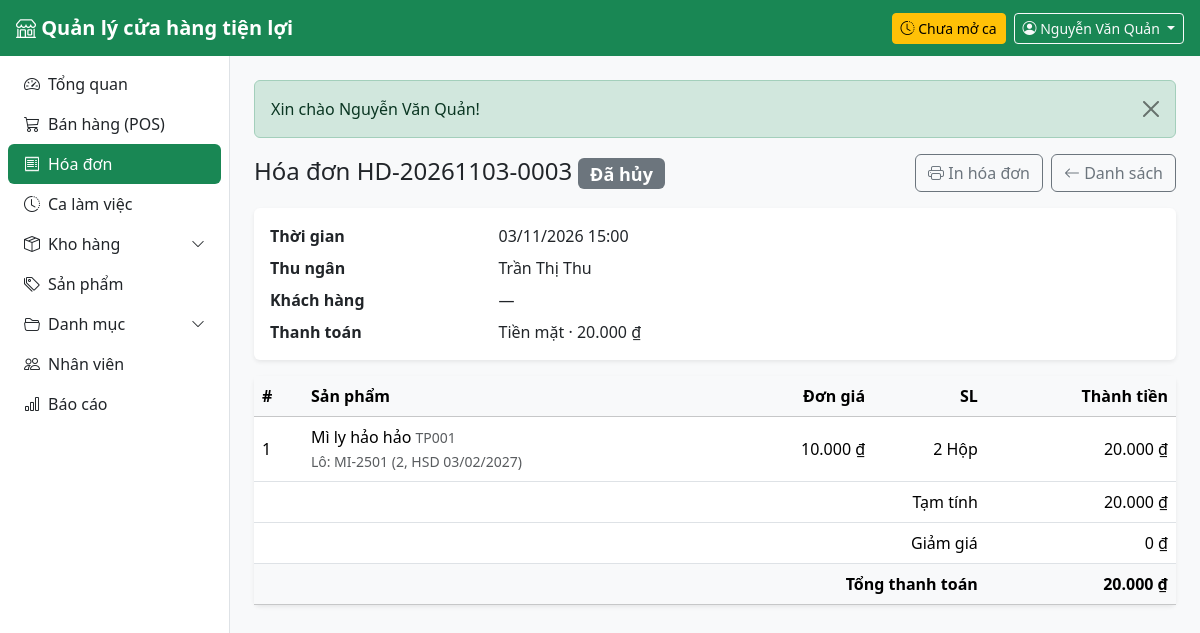
Page /public/orders/7 (signed in) on the committed database.
### tables this page shows
CREATE TABLE users (
    id            INT UNSIGNED AUTO_INCREMENT PRIMARY KEY,
    store_id      INT UNSIGNED NOT NULL,
    role_id       TINYINT UNSIGNED NOT NULL,
    username      VARCHAR(50) NOT NULL UNIQUE,
    password_hash VARCHAR(255) NOT NULL,
    full_name     VARCHAR(100) NOT NULL,
    phone         VARCHAR(20),
    email         VARCHAR(100),
    is_active     TINYINT(1) NOT NULL DEFAULT 1,
    last_login_at DATETIME NULL,
    created_at    DATETIME NOT NULL DEFAULT CURRENT_TIMESTAMP,
    CONSTRAINT fk_users_store FOREIGN KEY (store_id) REFERENCES stores(id),
    CONSTRAINT fk_users_role  FOREIGN KEY (role_id)  REFERENCES roles(id)
);

CREATE TABLE orders (
    id           INT UNSIGNED AUTO_INCREMENT PRIMARY KEY,
    code         VARCHAR(30) NOT NULL UNIQUE,
    store_id     INT UNSIGNED NOT NULL,
    channel      ENUM('pos','online') NOT NULL DEFAULT 'pos',
    shift_id     INT UNSIGNED NULL,
    user_id      INT UNSIGNED NULL,                
    customer_id  INT UNSIGNED NULL,
    subtotal     DECIMAL(12,0) NOT NULL,
    discount     DECIMAL(12,0) NOT NULL DEFAULT 0,
    total        DECIMAL(12,0) NOT NULL,
    status       ENUM('completed','cancelled') NOT NULL DEFAULT 'completed',
    created_at   DATETIME NOT NULL DEFAULT CURRENT_TIMESTAMP,
    CONSTRAINT fk_orders_store    FOREIGN KEY (store_id)    REFERENCES stores(id),
    CONSTRAINT fk_orders_shift    FOREIGN KEY (shift_id)    REFERENCES shifts(id),
    CONSTRAINT fk_orders_user     FOREIGN KEY (user_id)     REFERENCES users(id),
    CONSTRAINT fk_orders_customer FOREIGN KEY (customer_id) REFERENCES customers(id),
    INDEX idx_orders_created (created_at)
);

CREATE TABLE payment_methods (
    id          TINYINT UNSIGNED AUTO_INCREMENT PRIMARY KEY,
    code        VARCHAR(30) NOT NULL UNIQUE,       
    name        VARCHAR(100) NOT NULL,
    is_active   TINYINT(1) NOT NULL DEFAULT 1
);

CREATE TABLE payments (
    id          INT UNSIGNED AUTO_INCREMENT PRIMARY KEY,
    order_id    INT UNSIGNED NOT NULL,
    method_id   TINYINT UNSIGNED NOT NULL,
    amount      DECIMAL(12,0) NOT NULL CHECK (amount > 0),
    paid_at     DATETIME NOT NULL DEFAULT CURRENT_TIMESTAMP,
    CONSTRAINT fk_payments_order  FOREIGN KEY (order_id)  REFERENCES orders(id) ON DELETE CASCADE,
    CONSTRAINT fk_payments_method FOREIGN KEY (method_id) REFERENCES payment_methods(id)
);

CREATE TABLE order_items (
    id          INT UNSIGNED AUTO_INCREMENT PRIMARY KEY,
    order_id    INT UNSIGNED NOT NULL,
    batch_id    INT UNSIGNED NOT NULL,             
    qty         INT UNSIGNED NOT NULL CHECK (qty > 0),
    unit_price  DECIMAL(12,0) NOT NULL,            
    CONSTRAINT fk_oitems_order FOREIGN KEY (order_id) REFERENCES orders(id) ON DELETE CASCADE,
    CONSTRAINT fk_oitems_batch FOREIGN KEY (batch_id) REFERENCES product_batches(id)
);

CREATE TABLE products (
    id           INT UNSIGNED AUTO_INCREMENT PRIMARY KEY,
    sku          VARCHAR(30) NOT NULL UNIQUE,
    barcode      VARCHAR(30) UNIQUE,
    name         VARCHAR(150) NOT NULL,
    category_id  INT UNSIGNED NOT NULL,
    unit_id      INT UNSIGNED NOT NULL,
    sale_price   DECIMAL(12,0) NOT NULL CHECK (sale_price >= 0),
    min_stock    INT UNSIGNED NOT NULL DEFAULT 10,
    image        VARCHAR(255),
    is_active    TINYINT(1) NOT NULL DEFAULT 1,
    created_at   DATETIME NOT NULL DEFAULT CURRENT_TIMESTAMP,
    CONSTRAINT fk_products_category FOREIGN KEY (category_id) REFERENCES categories(id),
    CONSTRAINT fk_products_unit     FOREIGN KEY (unit_id)     REFERENCES units(id)
);

CREATE TABLE product_batches (
    id            INT UNSIGNED AUTO_INCREMENT PRIMARY KEY,
    store_id      INT UNSIGNED NOT NULL,
    product_id    INT UNSIGNED NOT NULL,
    batch_code    VARCHAR(50) NOT NULL,
    expiry_date   DATE NULL,
    cost_price    DECIMAL(12,0) NOT NULL CHECK (cost_price >= 0),
    qty_received  INT UNSIGNED NOT NULL,
    qty_remaining INT UNSIGNED NOT NULL,
    received_at   DATETIME NOT NULL DEFAULT CURRENT_TIMESTAMP,
    CONSTRAINT fk_batches_store   FOREIGN KEY (store_id)   REFERENCES stores(id),
    CONSTRAINT fk_batches_product FOREIGN KEY (product_id) REFERENCES products(id),
    INDEX idx_batches_fefo (product_id, expiry_date)
);

CREATE TABLE units (
    id          INT UNSIGNED AUTO_INCREMENT PRIMARY KEY,
    name        VARCHAR(50) NOT NULL UNIQUE         
);

### app/Views/orders/show.php (the view, shortened to what the rows shown need)
<?php $cancelled = $order['status'] === 'cancelled'; ?>
<div class="d-flex flex-wrap justify-content-between align-items-center gap-2 mb-3">
    <h1 class="h4 mb-0">
        Hóa đơn <?= e($order['code']) ?>
        <?= $cancelled ? '<span class="badge text-bg-secondary align-middle">Đã hủy</span>' : '<span class="badge text-bg-success align-middle">Hoàn thành</span>' ?>
    </h1>
    <div class="d-flex flex-wrap gap-2 no-print">
        <a href="<?= url("/orders/{$order['id']}/print") ?>" target="_blank" rel="noopener" class="btn btn-outline-secondary"><i class="bi bi-printer"></i> In hóa đơn</a>
        <a href="<?= url('/orders') ?>" class="btn btn-outline-secondary"><i class="bi bi-arrow-left"></i> Danh sách</a>
    </div>
</div>
<div class="card border-0 shadow-sm mb-3">
    <div class="card-body">
        <dl class="row mb-0">
            <dt class="col-sm-3">Thời gian</dt>
            <dd class="col-sm-9"><?= e(date('d/m/Y H:i', strtotime($order['created_at']))) ?></dd>
            <dt class="col-sm-3">Thu ngân</dt>
            <dd class="col-sm-9"><?= e($order['user_name'] ?? '—') ?></dd>
            <dt class="col-sm-3">Khách hàng</dt>
            <dd class="col-sm-9"><?= $order['customer_phone'] !== null ? e(($order['customer_name'] ?: 'Khách') . ' · ' . $order['customer_phone']) : '—' ?></dd>
            <dt class="col-sm-3">Thanh toán</dt>
            <dd class="col-sm-9 mb-0"><?= e($order['method_name'] ?? '—') ?><?= $order['paid_amount'] !== null ? ' · ' . money($order['paid_amount']) : '' ?></dd>
        </dl>
    </div>
</div>
<div class="card border-0 shadow-sm">
    <div class="table-responsive">
        <table class="table align-middle mb-0">
            <thead class="table-light">
                <tr>
                    <th>#</th><th>Sản phẩm</th><th class="text-end">Đơn giá</th><th class="text-end">SL</th><th class="text-end">Thành tiền</th>
                </tr>
            </thead>
            <tbody>
            <?php foreach ($lines as $n => $l): ?>
                <tr>
                    <td><?= $n + 1 ?></td>
                    <td>
                        <div><?= e($l['name']) ?> <small class="text-muted"><?= e($l['sku']) ?></small></div>
                        <small class="text-muted">Lô:
                            <?= e(implode('; ', array_map(
                                fn($b) => $b['code'] . ' (' . $b['qty'] . ($b['expiry'] ? ', HSD ' . date('d/m/Y', strtotime($b['expiry'])) : '') . ')',
                                $l['batches']
                            ))) ?></small>
                    </td>
                    <td class="text-end text-nowrap"><?= money($l['unit_price']) ?></td>
                    <td class="text-end text-nowrap"><?= e($l['qty']) ?> <?= e($l['unit']) ?></td>
                    <td class="text-end text-nowrap"><?= money($l['amount']) ?></td>
                </tr>
            <?php endforeach; ?>
            </tbody>
            <tfoot>
                <tr><th colspan="4" class="text-end fw-normal">Tạm tính</th><td class="text-end text-nowrap"><?= money($order['subtotal']) ?></td></tr>
                <tr><th colspan="4" class="text-end fw-normal">Giảm giá</th><td class="text-end text-nowrap"><?= (int) $order['discount'] > 0 ? '− ' . money($order['discount']) : money(0) ?></td></tr>
                <tr class="table-light"><th colspan="4" class="text-end">Tổng thanh toán</th><th class="text-end text-nowrap"><?= money($order['total']) ?></th></tr>
            </tfoot>
        </table>
    </div>
</div>

### app/Core/Router.php (shortened to what the rows shown need)
<?php
class Router
{
    private array $routes = [];
    private function add(string $method, string $path, array $action, ?array $roles): void
    {
        $this->routes[] = compact('method', 'pattern', 'action', 'roles');
    }
    public function dispatch(string $method, string $uri): void
    {
        $path = parse_url($uri, PHP_URL_PATH) ?? '/';
        $base = App::basePath();
        if ($base !== '' && str_starts_with($path, $base)) {
            $path = substr($path, strlen($base));
        }
        $path = '/' . trim(preg_replace('#^/index\.php#', '', $path), '/');
        foreach ($this->routes as $route) {
            if ($route['method'] !== $method || !preg_match($route['pattern'], $path, $m)) {
                continue;
            }
            if ($route['roles'] !== null) {
                Auth::requireLogin();
            }
            [$class, $fn] = $route['action'];
            $params = array_filter($m, 'is_string', ARRAY_FILTER_USE_KEY);
            (new $class())->$fn(...$params);
            return;
        }
    }
}

### app/Views/layouts/main.php (shortened to what the rows shown need)
<?php
$user = Auth::user();
$menu = [
    ['/',          'speedometer2', 'Tổng quan',     ['admin', 'cashier', 'warehouse']],
    ['/pos',       'cart3',        'Bán hàng (POS)', ['admin', 'cashier']],
    ['/orders',    'receipt',      'Hóa đơn',        ['admin', 'cashier']],
    ['/shifts',    'clock-history', 'Ca làm việc',   ['admin', 'cashier']],
    ['#warehouse', 'box-seam',     'Kho hàng',       ['admin', 'warehouse'], [
        ['/inventory', 'Tồn kho'],
        ['/receipts',  'Phiếu nhập'],
    ]],
    ['/products',  'tags',         'Sản phẩm',       ['admin']],
    ['#catalog',   'folder2-open', 'Danh mục',       ['admin'], [
        ['/categories', 'Loại hàng'],
        ['/units',      'Đơn vị tính'],
        ['/suppliers',  'Nhà cung cấp'],
    ]],
    ['/users',     'people',       'Nhân viên',      ['admin']],
    ['/reports',   'bar-chart',    'Báo cáo',        ['admin']],
];
?>
<!doctype html>
<html lang="vi">
<head>
    <link rel="stylesheet" href="https://cdn.jsdelivr.net/npm/bootstrap@5.3.3/dist/css/bootstrap.min.css">
    <link rel="stylesheet" href="https://cdn.jsdelivr.net/npm/bootstrap-icons@1.11.3/font/bootstrap-icons.min.css">
    <link rel="stylesheet" href="<?= asset('css/app.css') ?>">
</head>
<body class="bg-body-tertiary">
<nav class="navbar navbar-dark bg-success sticky-top px-3">
    <a class="navbar-brand fw-semibold me-auto" href="<?= url('/') ?>">
        <i class="bi bi-shop"></i> <?= e(App::config('app.name')) ?>
    </a>
    <?php if (Auth::hasRole('admin', 'cashier')): ?>
        <?php $myShift = (new Shift())->findOpenByUser((int) $user['id']); ?>
        <a href="<?= url('/shifts') ?>" class="btn btn-sm me-2 <?= $myShift ? 'btn-light text-success' : 'btn-warning' ?>">
            <i class="bi bi-clock-history"></i>
            <?= $myShift ? 'Ca mở từ ' . e(date('H:i', strtotime($myShift['opened_at']))) : 'Chưa mở ca' ?>
        </a>
    <?php endif; ?>
    <div class="dropdown">
        <button class="btn btn-outline-light btn-sm dropdown-toggle" data-bs-toggle="dropdown">
            <i class="bi bi-person-circle"></i>
            <span class="d-none d-sm-inline"><?= e($user['full_name']) ?></span>
        </button>
    </div>
</nav>
<div class="d-flex">
    <aside class="offcanvas-lg offcanvas-start sidebar bg-white border-end" id="sidebar" tabindex="-1">
        <nav class="nav nav-pills flex-column p-2">
            <?php foreach ($menu as $i => $item): ?>
                <?php
                [$href, $icon, $label, $roles] = $item;
                $children = $item[4] ?? [];
                ?>
                <?php if ($children): ?>
                    <?php $open = array_filter($children, fn($c) => active($c[0]) !== ''); ?>
                    <a class="nav-link d-flex justify-content-between align-items-center <?= $open ? 'fw-semibold text-success' : '' ?>"
                       data-bs-toggle="collapse" href="#menu-group-<?= $i ?>" role="button"
                       aria-expanded="<?= $open ? 'true' : 'false' ?>" aria-controls="menu-group-<?= $i ?>">
                        <span><i class="bi bi-<?= $icon ?> me-2"></i><?= e($label) ?></span>
                        <i class="bi bi-chevron-down small"></i>
                    </a>
                <?php else: ?>
                    <a class="nav-link <?= active($href) ?>" href="<?= url($href) ?>">
                        <i class="bi bi-<?= $icon ?> me-2"></i><?= e($label) ?>
                    </a>
                <?php endif; ?>
            <?php endforeach; ?>
        </nav>
    </aside>
    <main class="flex-grow-1 p-3 p-md-4 min-vw-0">
        <?php foreach (Session::pullFlash() as $f): ?>
            <div class="alert alert-<?= e($f['type']) ?> alert-dismissible fade show">
                <?= e($f['message']) ?>
                <button type="button" class="btn-close" data-bs-dismiss="alert"></button>
            </div>
        <?php endforeach; ?>
        <?= $content ?>
    </main>
</div>
</body>
</html>

### rows in the picture
users: full_name "Nguyễn Văn Quản"
orders: code "HD-20261103-0003", created_at "03/11/2026 15:00", user.full_name "Trần Thị Thu", payment_methods.name "Tiền mặt", payments.amount "20.000 ₫", subtotal "20.000 ₫", total "20.000 ₫"
order_items: products.name "Mì ly hảo hảo", products.sku "TP001", batch+qty "MI-2501 (2, HSD 03/02/2027)", unit_price "10.000 ₫", qty "2", units.name "Hộp", amount "20.000 ₫"

### other values in the picture
$label "Tổng quan"
$label "Bán hàng (POS)"
$label "Hóa đơn"
$label "Ca làm việc"
$label "Kho hàng"
$label "Sản phẩm"
$label "Danh mục"
$label "Nhân viên"
$label "Báo cáo"
$f['message'] "Xin chào Nguyễn Văn Quản!"
